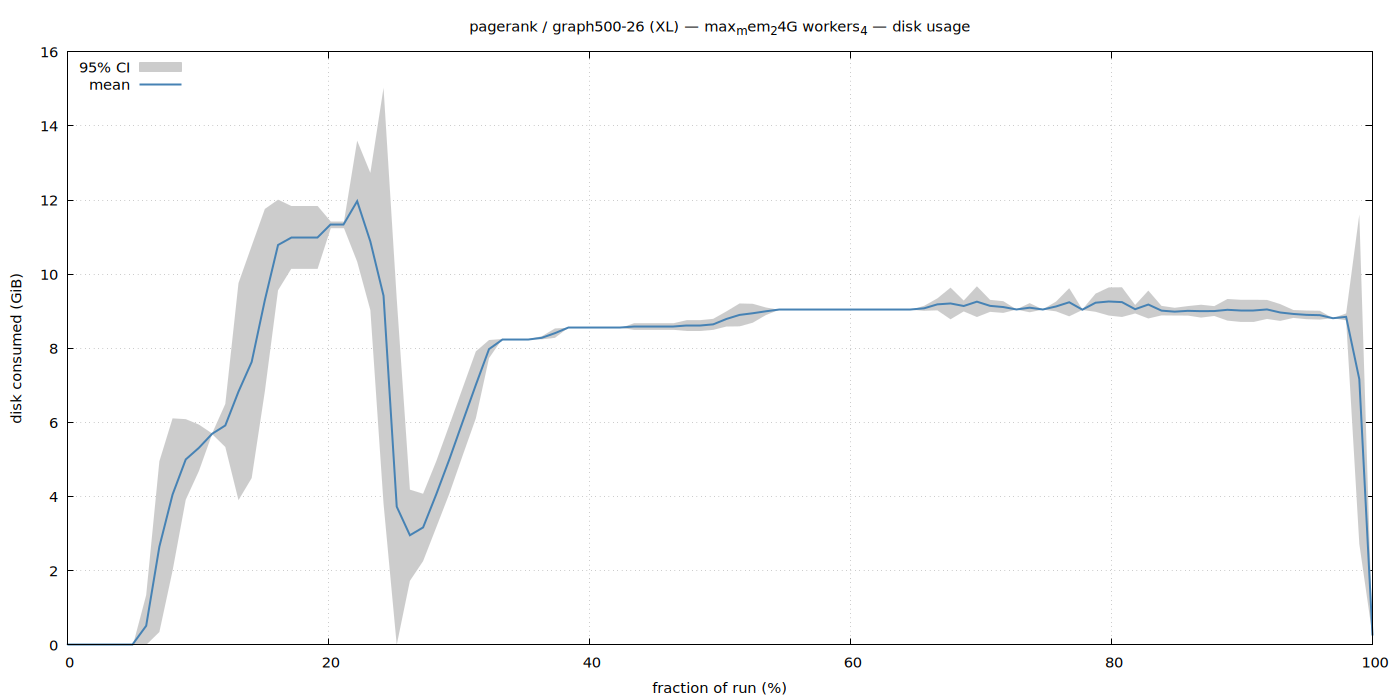

Write the gnuplot code that produced this figure.
set terminal pngcairo size 1400,700 enhanced font 'Sans,11'
set output '/home/ubuntu/nvm/results/pagerank/XL/graph500-26/max_mem_24G_workers_4/disk.png'
set title "pagerank / graph500-26 (XL) — max_mem_24G workers_4 — disk usage"
set xlabel 'fraction of run (%)'
set ylabel 'disk consumed (GiB)'
set grid
set key top left
set yrange [0:*]
plot '/home/ubuntu/nvm/results/pagerank/XL/graph500-26/max_mem_24G_workers_4/disk.dat' using 1:3:4 with filledcurves lc rgb '#cccccc' title '95% CI', \
     '' using 1:2 with lines lw 2 lc rgb '#4682b4' title 'mean'
